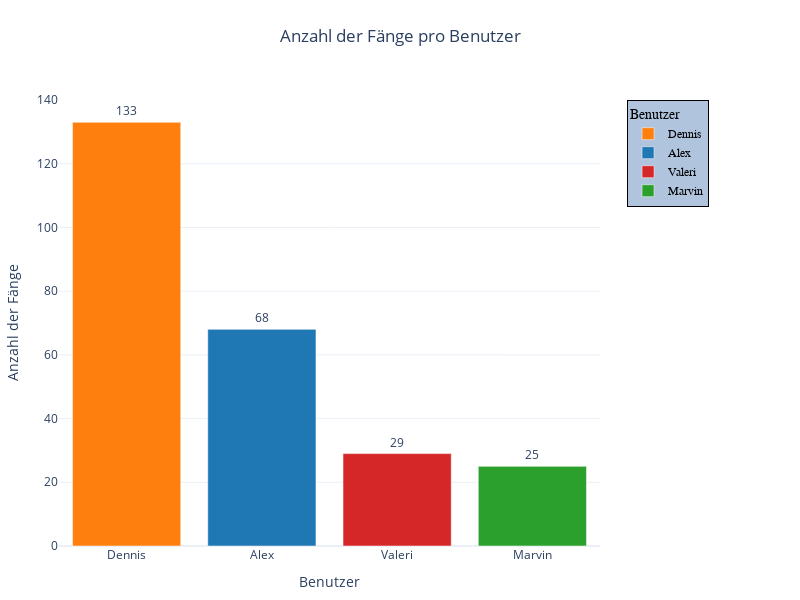

Here is the notebook cell this chart was saved with:
### Markdown cell above
## Wie viele Fische wurden pro User gefangen?

### Code cell
agg_catches_df = df.groupby('name', as_index=False).size()
agg_catches_df.columns = ['name', 'anzahl_fänge']

agg_catches_df = agg_catches_df.sort_values(by='anzahl_fänge', ascending=False)

fig = px.bar(
    agg_catches_df,
    x='name',
    y='anzahl_fänge',
    color='name',
    color_discrete_map=user_colors, 
    text='anzahl_fänge',            
    title='Anzahl der Fänge pro Benutzer',
    labels={
        'name': 'Benutzer',
        'anzahl_fänge': 'Anzahl der Fänge'
    }
)

fig.update_layout(
    xaxis={'categoryorder': 'total descending'},  
    title={
        'text': "Anzahl der Fänge pro Benutzer",
        'y':0.95,
        'x':0.5,
        'xanchor': 'center',
        'yanchor': 'top'
    },
    xaxis_title='Benutzer',
    yaxis_title='Anzahl der Fänge',
    legend_title='Benutzer',
    template='plotly_white',  
    width=800,
    height=600,
    margin=dict(l=50, r=200, t=100, b=50)  
)

fig.update_traces(texttemplate='%{text}', textposition='outside')

fig.update_layout(
    legend=dict(
        x=1.05,
        y=1,
        traceorder='normal',
        font=dict(
            family='sans-serif',
            size=12,
            color='black'
        ),
        bgcolor='LightSteelBlue',
        bordercolor='Black',
        borderwidth=1
    )
)

fig.update_traces(marker=dict(line=dict(width=1, color='DarkSlateGrey')), selector=dict(mode='markers'))

fig.show()

### Figure 1 — Plotly figure (JSON) as saved in the notebook; plotly's stock layout.template omitted (floating-point values rounded to 4 significant figures)
{"data": [{"alignmentgroup": "True", "hovertemplate": "Benutzer=%{x}<br>Anzahl der Fänge=%{text}<extra></extra>", "legendgroup": "Dennis", "marker": {"color": "#ff7f0e", "pattern": {"shape": ""}}, "name": "Dennis", "offsetgroup": "Dennis", "orientation": "v", "showlegend": true, "text": [133], "textposition": "outside", "texttemplate": "%{text}", "type": "bar", "x": ["Dennis"], "xaxis": "x", "y": [133], "yaxis": "y"}, {"alignmentgroup": "True", "hovertemplate": "Benutzer=%{x}<br>Anzahl der Fänge=%{text}<extra></extra>", "legendgroup": "Alex", "marker": {"color": "#1f77b4", "pattern": {"shape": ""}}, "name": "Alex", "offsetgroup": "Alex", "orientation": "v", "showlegend": true, "text": [68], "textposition": "outside", "texttemplate": "%{text}", "type": "bar", "x": ["Alex"], "xaxis": "x", "y": [68], "yaxis": "y"}, {"alignmentgroup": "True", "hovertemplate": "Benutzer=%{x}<br>Anzahl der Fänge=%{text}<extra></extra>", "legendgroup": "Valeri", "marker": {"color": "#d62728", "pattern": {"shape": ""}}, "name": "Valeri", "offsetgroup": "Valeri", "orientation": "v", "showlegend": true, "text": [29], "textposition": "outside", "texttemplate": "%{text}", "type": "bar", "x": ["Valeri"], "xaxis": "x", "y": [29], "yaxis": "y"}, {"alignmentgroup": "True", "hovertemplate": "Benutzer=%{x}<br>Anzahl der Fänge=%{text}<extra></extra>", "legendgroup": "Marvin", "marker": {"color": "#2ca02c", "pattern": {"shape": ""}}, "name": "Marvin", "offsetgroup": "Marvin", "orientation": "v", "showlegend": true, "text": [25], "textposition": "outside", "texttemplate": "%{text}", "type": "bar", "x": ["Marvin"], "xaxis": "x", "y": [25], "yaxis": "y"}], "layout": {"barmode": "relative", "height": 600, "legend": {"bgcolor": "LightSteelBlue", "bordercolor": "Black", "borderwidth": 1, "font": {"color": "black", "family": "sans-serif", "size": 12}, "title": {"text": "Benutzer"}, "tracegroupgap": 0, "traceorder": "normal", "x": 1.05, "y": 1}, "margin": {"b": 50, "l": 50, "r": 200, "t": 100}, "title": {"text": "Anzahl der Fänge pro Benutzer", "x": 0.5, "xanchor": "center", "y": 0.95, "yanchor": "top"}, "width": 800, "xaxis": {"anchor": "y", "categoryarray": ["Dennis", "Alex", "Valeri", "Marvin"], "categoryorder": "total descending", "domain": [0, 1], "title": {"text": "Benutzer"}}, "yaxis": {"anchor": "x", "domain": [0, 1], "title": {"text": "Anzahl der Fänge"}}}}
